Frame 1 (no input): blank canvas, image omitted
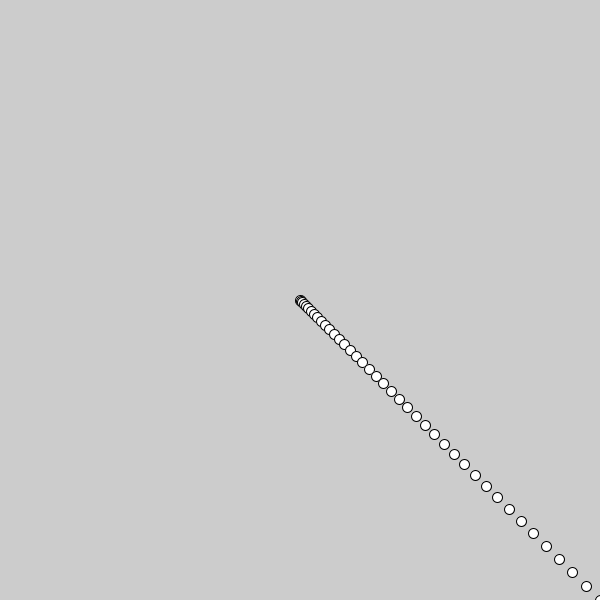
Frame 60 (the mouse pressed at the canvas centre just before this capture)
Frame 120 (the mouse held since frame 60 and released just before this capture): identical to frame 60, image omitted

The Processing sketch that drew this single still picture (run headless with seeded random() and noise(); from frame 60 on, the mouse is pressed at the canvas centre):

// Processing sketch: JuegoPong
// ── JuegoPong.pde
private float lastTime;
private Player p;
public void setup(){
  size(600,600);
  p = new Player();
  lastTime = millis();
  
}

public void draw(){
  float currentTime = millis();
  float deltaTime = (currentTime - lastTime)/1000f;
  p.display();
  p.move(deltaTime);
}

// ── Player.pde
class Player{
  private PVector position;
  private PVector speed;
  
  public Player(){
    this.position = new PVector(width/2,height/2);
    this.speed = new PVector(20,20);
  }
  
  public void display(){
    circle(this.position.x,this.position.y,10);
  }
  
  public void move(float deltaTime){
    this.position.add(PVector.mult(this.speed,deltaTime));
  }
  
  
}
